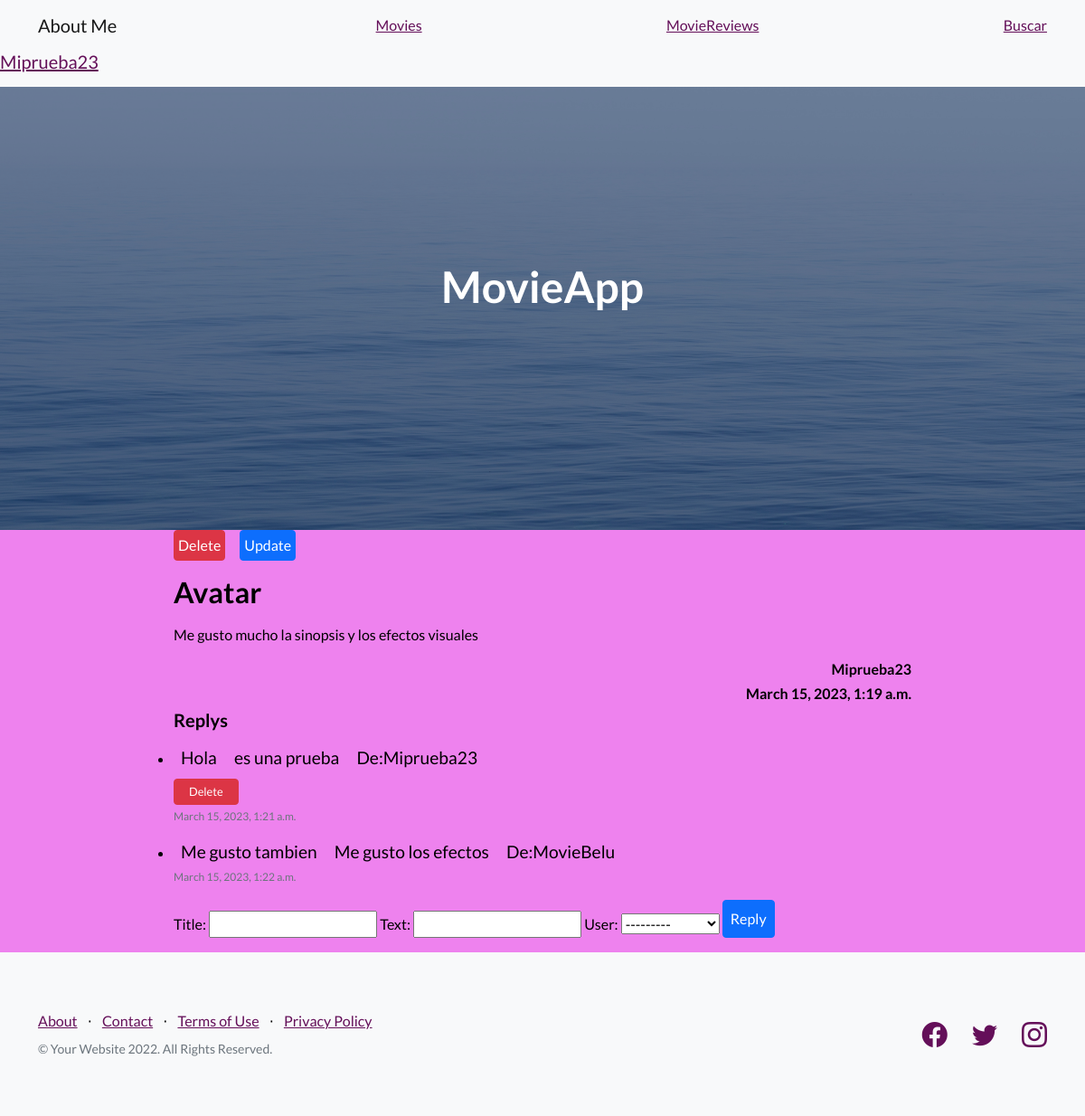
The page /detail_reviews/1 (signed in) on the database its author committed.
### AppCoder/models.py (models this page shows)
class Review(models.Model):
    title =  models.CharField(max_length=40)
    text = models.CharField(max_length=500)
    user =models.ForeignKey(UserAuth,on_delete=models.CASCADE)
    date = models.DateTimeField(auto_now_add=True)

class Reply(models.Model):
    title =  models.CharField(max_length=40)
    text = models.CharField(max_length=500)
    user =models.ForeignKey(UserAuth,on_delete=models.CASCADE)
    date = models.DateTimeField(auto_now_add=True)
    review =models.ForeignKey(Review,on_delete=models.CASCADE, null=True)

### AppCoder/views.py (the view)
# urls.py: path('detail_reviews/<pk>', views.detail_reviews, name='detail_reviews'),
def detail_reviews(request, pk):
    review = Review.objects.get(id=pk)
    user = User.objects.get(username=request.user.username)
    if request.method == 'POST':
        newReply = AddReply(request.POST)
        if newReply.is_valid():
            data = newReply.cleaned_data
            new_rev = Reply(
                text=data['text'],
                title=data['title'],
                user=user,
                review=review)
            new_rev.save()
            return redirect(f'/revdetail/{review.id}')
    else:
        newReply = AddReply()
    all_reviews = Review.objects.filter(id=user.id)
    rev = len(all_reviews) > 0
    rev_context = {'all': all_reviews, 'rev': rev}
    all_reply = Reply.objects.filter(review_id=review)
    context = {'review': review, 'req': str(request.user),
               'replys': rev_context,
               'AddReply': AddReply(),
               'all_reply': all_reply}
    return render(request, 'revdetail.html', context)

### AppCoder/forms.py
class AddReply(ModelForm):
    class Meta:
        model = Review
        fields =   '__all__'
        widgets ={
            'review': forms.Textarea(attrs={'class': 'form-control','placeholder': 'Dejar MovieReview' }),
        }

### AppCoder/templates/revdetail.html (shortened to what this page needs)
{% extends 'index.html'%}  {% block main_content %}
<div class="row justify-content-center" style="width: 70%; margin: auto">
  {% if user.is_authenticated and req == review.user.username %}
  <div class="d-flex">
    <a
      href="{% url 'delete_review' review.id %}"
      type="button"
      class="btn btn-danger p-1 mb-3 me-3"
      >Delete</a
    >
    <a
      href="{% url 'update_review' review.id %}"
      type="button"
      class="btn btn-primary p-1 mb-3"
      >Update</a
    >
  </div>
  {% endif%}
  <article style="margin-bottom: 3rem col-md-12 col-sm-12">
    <h2>{{review.title}}</h2>
    <p class="mt-3">{{review.text | safe}}</p>
    <h6 class="text-end"> {{review.user}}</h6>
    <h6 class="text-end"> {{review.date}}</h6>
  </article>
  <section class="col-md-12">
    <h5 class="mb-3">Replys</h5>
    {% if all_reply %}
    <ul class="p-0">
      {% for all_reply in all_reply %}
      <li>
        <article class="mt-3">
          <span
            class="gradient rounded px-2"
            style="font-size: 1.2rem; margin-top: 1rem"
            >{{all_reply.title}}</span
          >
          <span
          class="gradient rounded px-2"
          style="font-size: 1.2rem; margin-top: 1rem"
          >{{all_reply.text}}</span
        >
          <span
            class="gradient rounded px-2"
            style="font-size: 1.2rem; margin-top: 1rem"
            >De:{{all_reply.user}}</span
          >
          {% if user.is_authenticated and req == all_reply.user.username %}
          <a
            href="{% url 'delete-reply' all_reply.id %}"
            class="btn btn-danger py-1 my-1"
            style="font-size: 0.8rem"
            >Delete</a
          >
          {% endif %}
        </article>
        <p class="text-muted" style="font-size: 12px">{{all_reply.date}}</p>
      </li>
      {% endfor %}
    </ul>
    {% else %}
    <span class="mb-3">Sin replys aun</span>
    {% endif %}
  </section>
  {% if user.is_authenticated %}
    <form  action="{% url 'detail_reviews' review.id %}" method="POST">
      {{ AddReply.as_table }}
      <input class="btn btn-primary mb-3 p-2" type="submit" value="Reply" />
    </form>
</div>
{% endif %}
  {% endblock %}

### AppCoder/templates/index.html (shortened to what this page needs)
<!DOCTYPE html>
<html lang="en">
    <head>
        {% load static %}
        <link href="https://cdn.jsdelivr.net/npm/bootstrap-icons@1.5.0/font/bootstrap-icons.css" rel="stylesheet" type="text/css" />
        <link href="{% static 'css/styles.css' %}" rel="stylesheet" />
    </head>
    <body>
        <nav class="navbar navbar-light bg-light static-top">
            <div class="container">
                <a class="navbar-brand" href="/">About Me</a>
                <a href="/add_form">Movies</a>
                <a href="/all_reviews/">MovieReviews</a>
                <a href="/busqueda/">Buscar</a>
            </div>
            {% if user.is_authenticated %}
            <span class="navbar-brand color"><a href="/edit-profile/">{{user.username}}</a></span>
            {% else %}
    <a class="btn btn-primary py-1" href="{% url 'login' %}">Login</a>
    {% endif %}
        </nav>
        <header class="masthead">
            <div class="container position-relative">
                <div class="row justify-content-center">
                    <div class="col-xl-6">
                        <div class="text-center text-white">
                            <h1 class="mb-5">MovieApp</h1>
                        </div>
                    </div>
                </div>
            </div>
        </header>
         {% block main_content %}{% endblock %}
        <footer class="footer bg-light">
            <div class="container">
                <div class="row">
                    <div class="col-lg-6 h-100 text-center text-lg-start my-auto">
                        <ul class="list-inline mb-2">
                            <li class="list-inline-item"><a href="#!">About</a></li>
                            <li class="list-inline-item">⋅</li>
                            <li class="list-inline-item"><a href="#!">Contact</a></li>
                            <li class="list-inline-item">⋅</li>
                            <li class="list-inline-item"><a href="#!">Terms of Use</a></li>
                            <li class="list-inline-item">⋅</li>
                            <li class="list-inline-item"><a href="#!">Privacy Policy</a></li>
                        </ul>
                        <p class="text-muted small mb-4 mb-lg-0">&copy; Your Website 2022. All Rights Reserved.</p>
                    </div>
                    <div class="col-lg-6 h-100 text-center text-lg-end my-auto">
                        <ul class="list-inline mb-0">
                            <li class="list-inline-item me-4">
                                <a href="#!"><i class="bi-facebook fs-3"></i></a>
                            </li>
                            <li class="list-inline-item me-4">
                                <a href="#!"><i class="bi-twitter fs-3"></i></a>
                            </li>
                            <li class="list-inline-item">
                                <a href="#!"><i class="bi-instagram fs-3"></i></a>
                            </li>
                        </ul>
                    </div>
                </div>
            </div>
        </footer>
    </body>
</html>

### rows shown on the page
Review: title "Avatar", text "Me gusto mucho la sinopsis y los efectos visuales", user "Miprueba23", date "March 15, 2023, 1:19 a.m."
Reply: title "Hola", text "es una prueba", user "Miprueba23", shows "Delete", date "March 15, 2023, 1:21 a.m."
Reply: title "Me gusto tambien", text "Me gusto los efectos", user "MovieBelu", date "March 15, 2023, 1:22 a.m."

### other values the page prints
{{ user.username }} "Miprueba23"
